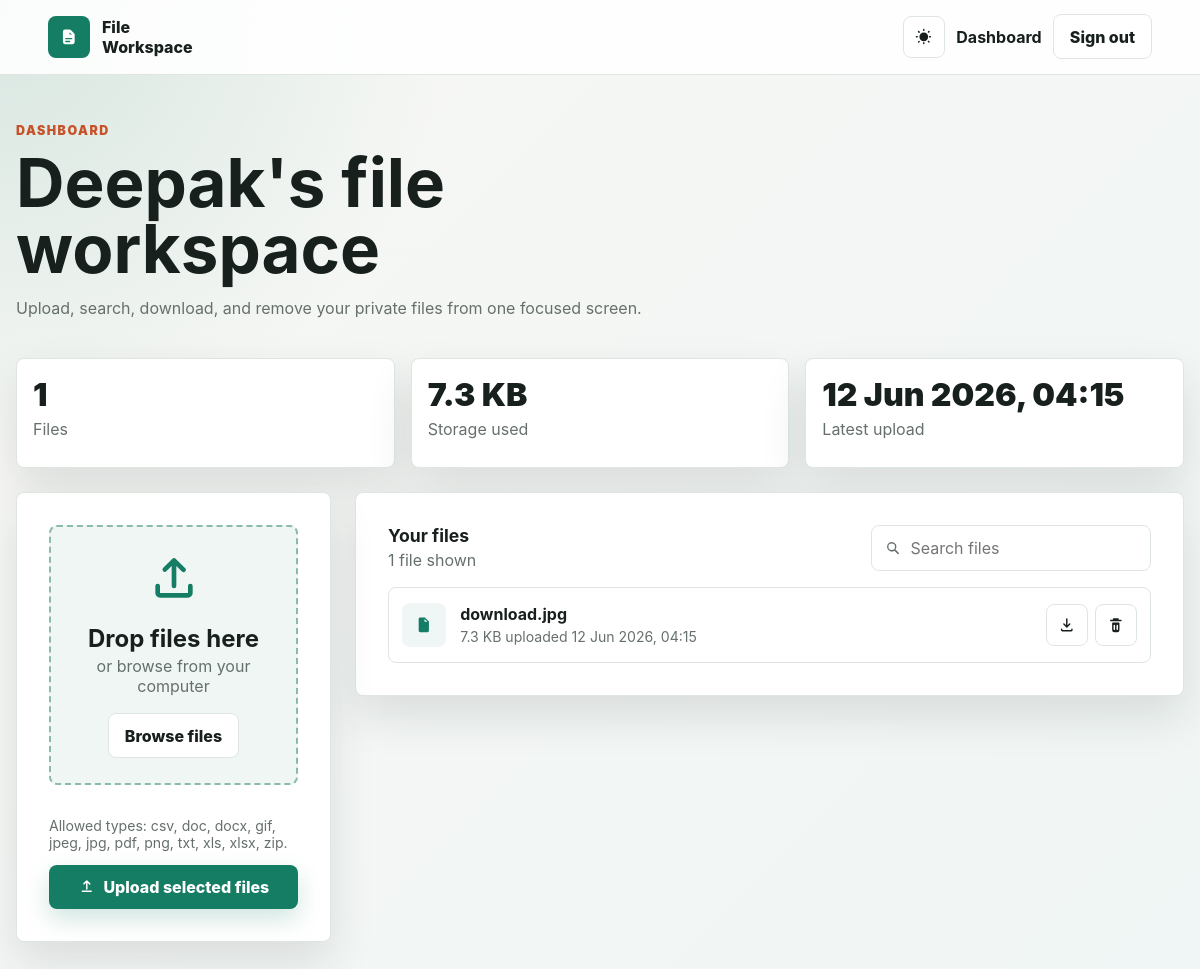
/dashboard (signed in), run on the app's committed database.
### tables this page shows
CREATE TABLE users (
            id INTEGER PRIMARY KEY AUTOINCREMENT,
            name TEXT NOT NULL,
            email TEXT UNIQUE NOT NULL,
            password_hash TEXT NOT NULL,
            created_at TEXT NOT NULL
        );

CREATE TABLE files (
            id INTEGER PRIMARY KEY AUTOINCREMENT,
            user_id INTEGER NOT NULL,
            original_name TEXT NOT NULL,
            stored_name TEXT NOT NULL,
            size INTEGER NOT NULL,
            content_type TEXT,
            uploaded_at TEXT NOT NULL,
            FOREIGN KEY (user_id) REFERENCES users (id)
        );

### app.py (the view)
    @app.route("/dashboard")
    @login_required
    def dashboard():
        files = get_user_files(session["user_id"])
        total_bytes = sum(file["size"] for file in files)
        latest_upload = files[0]["uploaded_at"] if files else None
        return render_template(
            "dashboard.html",
            files=files,
            stats={
                "file_count": len(files),
                "total_size": format_bytes(total_bytes),
                "latest_upload": format_datetime(latest_upload) if latest_upload else "No uploads yet",
            },
            allowed_extensions=", ".join(sorted(ALLOWED_EXTENSIONS)),
        )

### app.py (called while the page is built)
def register_database(app):
    def get_db():
        if "db" not in g:
            g.db = sqlite3.connect(app.config["DATABASE"])
            g.db.row_factory = sqlite3.Row
        return g.db
    def close_db(_error=None):
        db = g.pop("db", None)
        if db is not None:
            db.close()
    app.teardown_appcontext(close_db)
    app.get_db = get_db

def current_db():
    return current_app.get_db()

def login_required(view):
    @wraps(view)
    def wrapped_view(*args, **kwargs):
        if not session.get("user_id"):
            flash("Sign in to continue.", "error")
            return redirect(url_for("login"))
        return view(*args, **kwargs)
    return wrapped_view

def get_current_user():
    user_id = session.get("user_id")
    if not user_id:
        return None
    return current_db().execute("SELECT * FROM users WHERE id = ?", (user_id,)).fetchone()

def get_user_files(user_id):
    rows = current_db().execute(
        """
        SELECT *
        FROM files
        WHERE user_id = ?
        ORDER BY uploaded_at DESC, id DESC
        """,
        (user_id,),
    ).fetchall()
    files = []
    for row in rows:
        file_record = dict(row)
        file_record["uploaded_label"] = format_datetime(file_record["uploaded_at"])
        file_record["size_label"] = format_bytes(file_record["size"])
        files.append(file_record)
    return files

def format_bytes(size):
    value = float(size)
    for unit in ["B", "KB", "MB", "GB"]:
        if value < 1024 or unit == "GB":
            return f"{value:.1f} {unit}" if unit != "B" else f"{int(value)} B"
        value /= 1024
    return f"{value:.1f} GB"

def format_datetime(value):
    return datetime.fromisoformat(value).strftime("%d %b %Y, %H:%M")

### templates/dashboard.html (shortened to what this page needs)
{% extends "base.html" %}
{% block content %}
<section class="dashboard-head">
  <div>
    <p class="eyebrow">Dashboard</p>
    <h1>{{ current_user.name }}'s file workspace</h1>
    <p class="muted">Upload, search, download, and remove your private files from one focused screen.</p>
  </div>
  <div class="stat-row" aria-label="Workspace summary">
    <div class="stat-card">
      <span>{{ stats.file_count }}</span>
      <p>Files</p>
    </div>
    <div class="stat-card">
      <span>{{ stats.total_size }}</span>
      <p>Storage used</p>
    </div>
    <div class="stat-card">
      <span>{{ stats.latest_upload }}</span>
      <p>Latest upload</p>
    </div>
  </div>
</section>
<section class="workspace-grid">
  <form class="upload-panel" action="{{ url_for('upload') }}" method="post" enctype="multipart/form-data" data-upload-form>
    <div class="upload-zone" data-drop-zone>
      <svg viewBox="0 0 24 24" aria-hidden="true"><path d="M12 3a1 1 0 0 1 .7.29l4 4a1 1 0 1 1-1.4 1.42L13 6.41V15a1 1 0 1 1-2 0V6.41L8.7 8.71A1 1 0 0 1 7.3 7.29l4-4A1 1 0 0 1 12 3ZM5 14a1 1 0 0 1 1 1v3h12v-3a1 1 0 1 1 2 0v3a2 2 0 0 1-2 2H6a2 2 0 0 1-2-2v-3a1 1 0 0 1 1-1Z"/></svg>
      <h2>Drop files here</h2>
      <p>or browse from your computer</p>
      <label class="button secondary" for="files">Browse files</label>
    </div>
    <p class="small-note">Allowed types: {{ allowed_extensions }}.</p>
    <button class="button full" type="submit">
      <svg viewBox="0 0 24 24" aria-hidden="true"><path d="M12 3a1 1 0 0 1 .7.29l4 4a1 1 0 1 1-1.4 1.42L13 6.41V15a1 1 0 1 1-2 0V6.41L8.7 8.71A1 1 0 0 1 7.3 7.29l4-4A1 1 0 0 1 12 3ZM5 18a1 1 0 0 1 1-1h12a1 1 0 1 1 0 2H6a1 1 0 0 1-1-1Z"/></svg>
      Upload selected files
    </button>
  </form>
  <section class="files-panel" aria-labelledby="files-heading">
    <div class="files-toolbar">
      <div>
        <h2 id="files-heading">Your files</h2>
        <p class="muted" data-result-count>{{ files|length }} file{% if files|length != 1 %}s{% endif %} shown</p>
      </div>
      <label class="search-box">
        <svg viewBox="0 0 24 24" aria-hidden="true"><path d="M10.5 4a6.5 6.5 0 0 1 5.15 10.46l4.44 4.45a1 1 0 0 1-1.42 1.41l-4.44-4.44A6.5 6.5 0 1 1 10.5 4Zm0 2a4.5 4.5 0 1 0 0 9 4.5 4.5 0 0 0 0-9Z"/></svg>
        <input type="search" placeholder="Search files" data-file-search>
      </label>
    </div>
    {% if files %}
      <div class="file-list" data-file-list>
        {% for file in files %}
          <article class="file-row" data-file-row data-file-name="{{ file.original_name|lower }}">
            <div class="file-icon" aria-hidden="true">
              <svg viewBox="0 0 24 24"><path d="M5 4a2 2 0 0 1 2-2h6.5L19 7.5V20a2 2 0 0 1-2 2H7a2 2 0 0 1-2-2V4Zm8 0v4h4l-4-4Z"/></svg>
            </div>
            <div class="file-main">
              <h3>{{ file.original_name }}</h3>
              <p>{{ file.size_label }} uploaded {{ file.uploaded_label }}</p>
            </div>
            <div class="file-actions">
              <a class="icon-button" href="{{ url_for('download', file_id=file.id) }}" aria-label="Download {{ file.original_name }}" title="Download">
                <svg viewBox="0 0 24 24" aria-hidden="true"><path d="M12 3a1 1 0 0 1 1 1v8.58l2.29-2.29a1 1 0 1 1 1.42 1.42l-4 4a1 1 0 0 1-1.42 0l-4-4a1 1 0 1 1 1.42-1.42L11 12.58V4a1 1 0 0 1 1-1ZM5 17a1 1 0 0 1 1 1v1h12v-1a1 1 0 1 1 2 0v1a2 2 0 0 1-2 2H6a2 2 0 0 1-2-2v-1a1 1 0 0 1 1-1Z"/></svg>
              </a>
              <form action="{{ url_for('delete_file', file_id=file.id) }}" method="post" data-delete-form>
                <button class="icon-button danger" type="submit" aria-label="Delete {{ file.original_name }}" title="Delete">
                </button>
              </form>
            </div>
          </article>
        {% endfor %}
      </div>
    {% endif %}
  </section>
</section>
{% endblock %}

### data on the page
users: name "Deepak"
files: original_name "download.jpg", size_label "7.3 KB", uploaded_label "12 Jun 2026, 04:15"

### other printed values
{{ stats.file_count }} "1"
{{ stats.total_size }} "7.3 KB"
{{ stats.latest_upload }} "12 Jun 2026, 04:15"
{{ allowed_extensions }} "csv, doc, docx, gif, jpeg, jpg, pdf, png, txt, xls, xlsx, zip"
{{ files|length }} "1"
